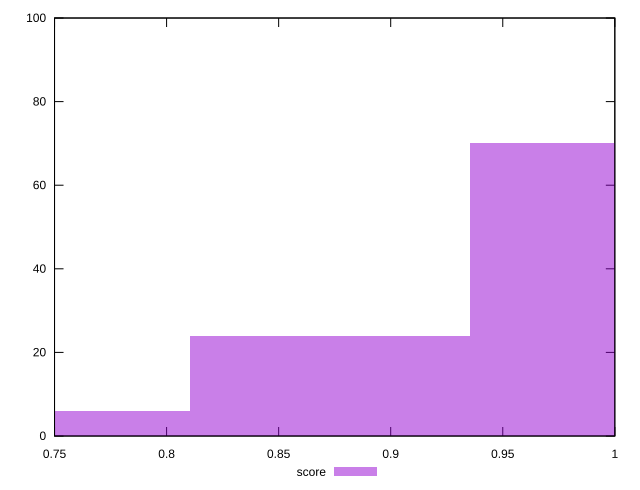

This figure's gnuplot source:
reset

$score <<EOF
0.9977424343976677 70
0.8730246300979593 24
0.7483068257982508 6
EOF

set key outside below
set boxwidth 0.12471780429970847
set xrange [0.75:1]
set yrange [0:100]
set trange [0:100]
set style fill transparent solid 0.5 noborder
set terminal svg size 640, 490 enhanced background rgb 'white'
set output "reprap/unminified-javascript/samples/pages/score/histogram.svg"

plot $score title "score" with boxes

reset
